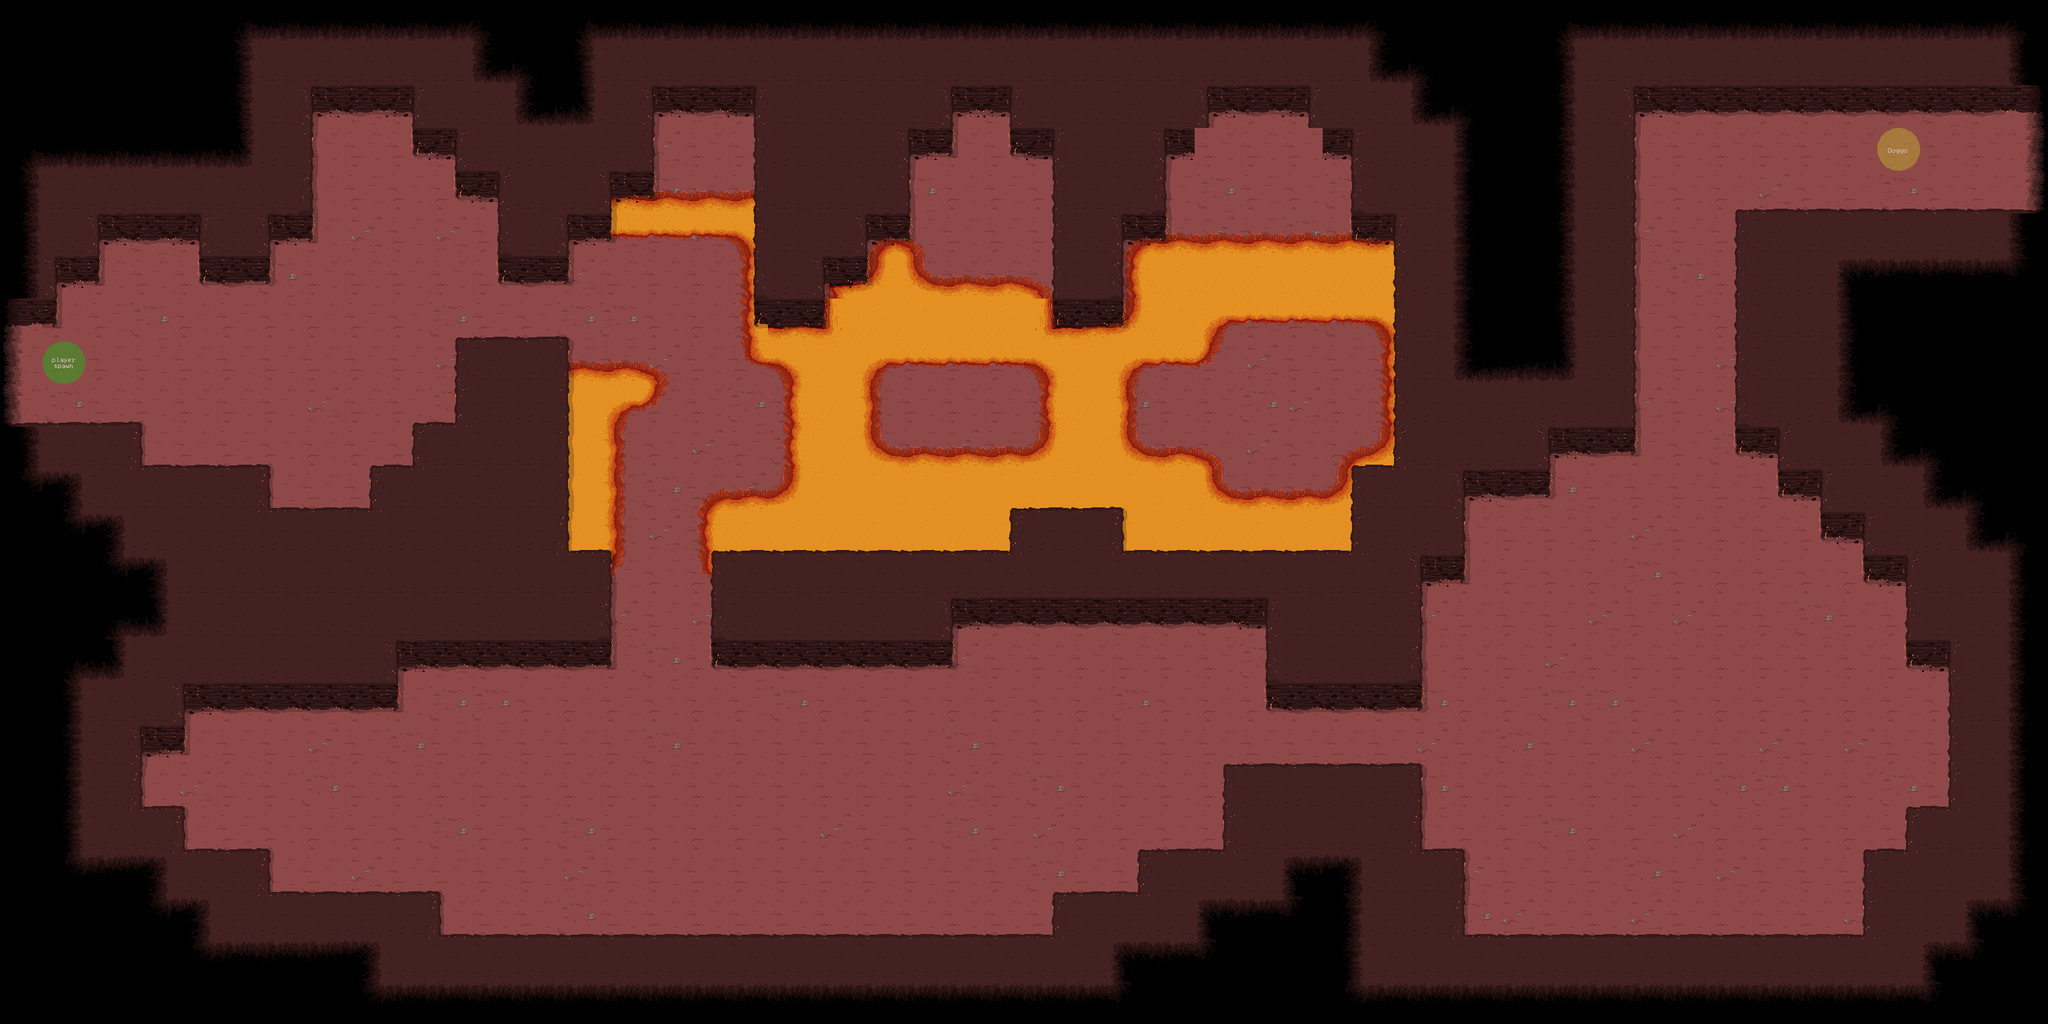

Rendered tile map (Tiled .tmx) drawn with the repository's tilesets; below, a short description and the map source with its tile grids summarised:
An orthogonal 48x24 tile map with 64x64 px tiles, 4 tile layers (0, 1, 2, markers) and 117 objects (16x vase, 9x enemy_3, 5x button, 4x door, 2x enemy_1, ...).

<map version="1.8" tiledversion="1.8.4" orientation="orthogonal" renderorder="right-down" width="48" height="24" tilewidth="64" tileheight="64" infinite="0" nextlayerid="8" nextobjectid="200">
 <editorsettings>
  <export target="level 1-1.json" format="json" />
 </editorsettings>
 <tileset firstgid="1" name="tiles 1" tilewidth="64" tileheight="64" tilecount="90" columns="10">
  <image source="tiles.png" width="640" height="576" />
  <tile id="0">
   <properties>
    <property name="collides" type="bool" value="true" />
   </properties>
   <objectgroup draworder="index" id="2">
    <object id="1" x="43.1818" y="58.4545" width="20.4545" height="5.45455" />
   </objectgroup>
  </tile>
  <tile id="1">
   <properties>
    <property name="collides" type="bool" value="true" />
   </properties>
   <objectgroup draworder="index" id="2">
    <object id="1" x="-0.0909091" y="58.0909" width="64.0909" height="5.90909" />
   </objectgroup>
  </tile>
  <tile id="2">
   <properties>
    <property name="collides" type="bool" value="true" />
   </properties>
   <objectgroup draworder="index" id="2">
    <object id="1" x="-0.0909091" y="57" width="63.9091" height="6.90909" />
   </objectgroup>
  </tile>
  <tile id="3">
   <properties>
    <property name="collides" type="bool" value="true" />
   </properties>
   <objectgroup draworder="index" id="2">
    <object id="1" x="0.272727" y="56.8182" width="20.6364" height="7" />
   </objectgroup>
  </tile>
  <tile id="5">
   <properties>
    <property name="enemy_2" type="bool" value="true" />
   </properties>
  </tile>
  <tile id="6">
   <properties>
    <property name="enemy_3" type="bool" value="true" />
   </properties>
  </tile>
  <tile id="7">
   <properties>
    <property name="dog" type="bool" value="true" />
   </properties>
  </tile>
  <tile id="10">
   <properties>
    <property name="collides" type="bool" value="true" />
   </properties>
   <objectgroup draworder="index" id="2">
    <object id="1" x="-0.181818" y="-0.0909091" width="42.4545" height="41" />
    <object id="2" x="42.2727" y="-0.181818" width="21.9091" height="64" />
   </objectgroup>
  </tile>
  <tile id="11">
   <properties>
    <property name="deadly" type="bool" value="true" />
   </properties>
   <objectgroup draworder="index" id="2">
    <object id="1" x="-0.0796317" y="0" width="63.9443" height="63.8646" />
   </objectgroup>
  </tile>
  <tile id="12">
   <properties>
    <property name="collides" type="bool" value="true" />
   </properties>
   <objectgroup draworder="index" id="2">
    <object id="1" x="-0.181818" y="-0.272727" width="21.2727" height="64.3636" />
    <object id="2" x="21.3636" y="0" width="42.6364" height="40.9091" />
   </objectgroup>
  </tile>
  <tile id="13">
   <properties>
    <property name="collides" type="bool" value="true" />
   </properties>
   <objectgroup draworder="index" id="2">
    <object id="1" x="-0.363636" y="-0.181818" width="20.4545" height="39.1818" />
   </objectgroup>
  </tile>
  <tile id="15">
   <properties>
    <property name="enemy_1" type="bool" value="true" />
   </properties>
  </tile>
  <tile id="16">
   <properties>
    <property name="player_spawn" type="bool" value="true" />
   </properties>
  </tile>
  <tile id="17">
   <properties>
    <property name="vase" type="bool" value="true" />
   </properties>
   <objectgroup draworder="index" id="2">
    <object id="1" x="12.9003" y="-0.0796317" width="36.2324" height="63.785" />
   </objectgroup>
  </tile>
  <tile id="18">
   <properties>
    <property name="dasher" type="bool" value="true" />
   </properties>
  </tile>
  <tile id="19">
   <properties>
    <property name="collides" type="bool" value="true" />
   </properties>
   <objectgroup draworder="index" id="2">
    <object id="1" x="0.159263" y="59.0867" width="63.6257" height="4.61864" />
   </objectgroup>
  </tile>
  <tile id="20">
   <properties>
    <property name="collides" type="bool" value="true" />
   </properties>
   <objectgroup draworder="index" id="2">
    <object id="1" x="42.9091" y="-0.0909091" width="21.0909" height="64.1818" />
   </objectgroup>
  </tile>
  <tile id="21">
   <properties>
    <property name="deadly" type="bool" value="true" />
   </properties>
   <objectgroup draworder="index" id="2">
    <object id="1" x="0.0796317" y="0" width="64.0239" height="63.7054" />
   </objectgroup>
  </tile>
  <tile id="22">
   <properties>
    <property name="collides" type="bool" value="true" />
   </properties>
   <objectgroup draworder="index" id="2">
    <object id="1" x="-0.0909091" y="0" width="21.1818" height="64.0909" />
   </objectgroup>
  </tile>
  <tile id="23">
   <properties>
    <property name="collides" type="bool" value="true" />
   </properties>
   <objectgroup draworder="index" id="2">
    <object id="1" x="43.0011" y="0.0796317" width="20.8635" height="63.785" />
    <object id="2" x="-0.0796317" y="57.0959" width="42.6826" height="6.68906" />
   </objectgroup>
  </tile>
  <tile id="24">
   <properties>
    <property name="collides" type="bool" value="true" />
   </properties>
   <objectgroup draworder="index" id="2">
    <object id="1" x="0.238895" y="0.0796317" width="20.4653" height="63.785" />
    <object id="2" x="21.2617" y="57.0959" width="42.6826" height="6.84833" />
   </objectgroup>
  </tile>
  <tile id="26">
   <properties>
    <property name="deadly" type="bool" value="true" />
   </properties>
   <objectgroup draworder="index" id="2">
    <object id="1" x="0.0796317" y="-0.159263" width="63.785" height="63.9443" />
   </objectgroup>
  </tile>
  <tile id="27">
   <properties>
    <property name="deadly" type="bool" value="true" />
   </properties>
   <objectgroup draworder="index" id="2">
    <object id="1" x="0" y="0.0796317" width="63.9443" height="63.7054" />
   </objectgroup>
  </tile>
  <tile id="28">
   <properties>
    <property name="deadly" type="bool" value="true" />
   </properties>
   <objectgroup draworder="index" id="2">
    <object id="1" x="0.238895" y="0.159263" width="63.3072" height="63.6257" />
   </objectgroup>
  </tile>
  <tile id="29">
   <properties>
    <property name="collides" type="bool" value="true" />
   </properties>
   <objectgroup draworder="index" id="2">
    <object id="1" x="-0.0796317" y="0.0796317" width="64.0239" height="38.9399" />
   </objectgroup>
  </tile>
  <tile id="30">
   <properties>
    <property name="collides" type="bool" value="true" />
   </properties>
   <objectgroup draworder="index" id="2">
    <object id="1" x="43.1818" y="0" width="20.8182" height="64" />
   </objectgroup>
  </tile>
  <tile id="31">
   <properties>
    <property name="deadly" type="bool" value="true" />
   </properties>
   <objectgroup draworder="index" id="2">
    <object id="1" x="-0.0796317" y="0.0796317" width="64.1832" height="63.785" />
   </objectgroup>
  </tile>
  <tile id="32">
   <properties>
    <property name="collides" type="bool" value="true" />
   </properties>
   <objectgroup draworder="index" id="2">
    <object id="1" x="-0.0909091" y="-0.0909091" width="21" height="63.9091" />
   </objectgroup>
  </tile>
  <tile id="33">
   <properties>
    <property name="deadly" type="bool" value="true" />
   </properties>
   <objectgroup draworder="index" id="2">
    <object id="1" x="0.0796317" y="0" width="63.7054" height="64.0239" />
   </objectgroup>
  </tile>
  <tile id="34">
   <properties>
    <property name="deadly" type="bool" value="true" />
   </properties>
   <objectgroup draworder="index" id="2">
    <object id="1" x="-0.0796317" y="-0.159263" width="63.785" height="64.1832" />
   </objectgroup>
  </tile>
  <tile id="35">
   <properties>
    <property name="collides" type="bool" value="true" />
   </properties>
  </tile>
  <tile id="36">
   <properties>
    <property name="deadly" type="bool" value="true" />
   </properties>
   <objectgroup draworder="index" id="2">
    <object id="1" x="0.238895" y="0.0796317" width="63.785" height="63.785" />
   </objectgroup>
  </tile>
  <tile id="37">
   <properties>
    <property name="deadly" type="bool" value="true" />
   </properties>
   <objectgroup draworder="index" id="2">
    <object id="1" x="0.238895" y="-0.0796317" width="64.1035" height="64.2628" />
   </objectgroup>
  </tile>
  <tile id="38">
   <properties>
    <property name="deadly" type="bool" value="true" />
   </properties>
   <objectgroup draworder="index" id="2">
    <object id="1" x="-0.0796317" y="0.0796317" width="63.8646" height="63.3868" />
   </objectgroup>
  </tile>
  <tile id="39">
   <properties>
    <property name="collides" type="bool" value="true" />
   </properties>
   <objectgroup draworder="index" id="2">
    <object id="1" x="-0.0796317" y="-0.0796317" width="9.15765" height="64.0239" />
   </objectgroup>
  </tile>
  <tile id="40">
   <properties>
    <property name="collides" type="bool" value="true" />
   </properties>
   <objectgroup draworder="index" id="2">
    <object id="1" x="43" y="0" width="21" height="39.9091" />
   </objectgroup>
  </tile>
  <tile id="41">
   <properties>
    <property name="collides" type="bool" value="true" />
   </properties>
   <objectgroup draworder="index" id="2">
    <object id="1" x="-0.0909091" y="-0.181818" width="64.1818" height="39.0909" />
   </objectgroup>
  </tile>
  <tile id="42">
   <properties>
    <property name="collides" type="bool" value="true" />
   </properties>
   <objectgroup draworder="index" id="2">
    <object id="1" x="0" y="-0.0909091" width="21" height="38.6364" />
   </objectgroup>
  </tile>
  <tile id="45">
   <properties>
    <property name="collides" type="bool" value="true" />
   </properties>
   <objectgroup draworder="index" id="2">
    <object id="1" x="-0.159263" y="0.159263" width="64.2628" height="37.7454" />
   </objectgroup>
  </tile>
  <tile id="46">
   <properties>
    <property name="deadly" type="bool" value="true" />
   </properties>
   <objectgroup draworder="index" id="2">
    <object id="1" x="0.159263" y="0.0796317" width="63.785" height="63.785" />
   </objectgroup>
  </tile>
  <tile id="47">
   <properties>
    <property name="deadly" type="bool" value="true" />
   </properties>
   <objectgroup draworder="index" id="2">
    <object id="1" x="0.318527" y="0" width="63.5461" height="63.6257" />
   </objectgroup>
  </tile>
  <tile id="48">
   <properties>
    <property name="deadly" type="bool" value="true" />
   </properties>
   <objectgroup draworder="index" id="2">
    <object id="1" x="0.398159" y="-0.0796317" width="63.3868" height="63.5461" />
   </objectgroup>
  </tile>
  <tile id="57">
   <properties>
    <property name="deadly" type="bool" value="true" />
   </properties>
   <objectgroup draworder="index" id="2">
    <object id="1" x="0.0796317" y="0.0796317" width="63.785" height="63.7054" />
   </objectgroup>
  </tile>
  <tile id="58">
   <properties>
    <property name="deadly" type="bool" value="true" />
   </properties>
   <objectgroup draworder="index" id="2">
    <object id="1" x="0" y="0.318527" width="63.6257" height="63.3868" />
   </objectgroup>
  </tile>
  <tile id="60">
   <properties>
    <property name="lava" type="bool" value="true" />
   </properties>
   <objectgroup draworder="index" id="2">
    <object id="5" x="46.0271" y="49.7699" width="17.8375" height="14.0948" />
   </objectgroup>
  </tile>
  <tile id="61">
   <properties>
    <property name="lava" type="bool" value="true" />
   </properties>
   <objectgroup draworder="index" id="2">
    <object id="1" x="0.398159" y="41.8863" width="63.8646" height="22.2172" />
   </objectgroup>
  </tile>
  <tile id="62">
   <properties>
    <property name="lava" type="bool" value="true" />
   </properties>
   <objectgroup draworder="index" id="3">
    <object id="2" x="0.0796317" y="48.6549" width="19.9876" height="15.6078" />
   </objectgroup>
  </tile>
  <tile id="63">
   <properties>
    <property name="lava" type="bool" value="true" />
   </properties>
   <objectgroup draworder="index" id="2">
    <object id="1" x="34.7194" y="43.5585" width="29.0656" height="20.2265" />
   </objectgroup>
  </tile>
  <tile id="64">
   <properties>
    <property name="lava" type="bool" value="true" />
   </properties>
   <objectgroup draworder="index" id="2">
    <object id="1" x="-0.0796317" y="42.5233" width="63.9443" height="21.3413" />
   </objectgroup>
  </tile>
  <tile id="65">
   <properties>
    <property name="lava" type="bool" value="true" />
   </properties>
   <objectgroup draworder="index" id="2">
    <object id="1" x="-0.318527" y="40.0547" width="29.4637" height="24.1284" />
   </objectgroup>
  </tile>
  <tile id="67">
   <properties>
    <property name="deadly" type="bool" value="true" />
   </properties>
   <objectgroup draworder="index" id="2">
    <object id="1" x="0.238895" y="-0.238895" width="63.5461" height="64.1035" />
   </objectgroup>
  </tile>
  <tile id="68">
   <properties>
    <property name="deadly" type="bool" value="true" />
   </properties>
   <objectgroup draworder="index" id="2">
    <object id="1" x="0.0796317" y="-0.0796317" width="63.6257" height="63.9443" />
   </objectgroup>
  </tile>
  <tile id="70">
   <properties>
    <property name="lava" type="bool" value="true" />
   </properties>
   <objectgroup draworder="index" id="2">
    <object id="1" x="38.3028" y="-0.238895" width="25.8007" height="63.9443" />
   </objectgroup>
  </tile>
  <tile id="71">
   <properties>
    <property name="lava" type="bool" value="true" />
   </properties>
   <objectgroup draworder="index" id="2">
    <object id="1" x="-0.0796317" y="0.159263" width="64.0239" height="63.7054" />
   </objectgroup>
  </tile>
  <tile id="72">
   <properties>
    <property name="lava" type="bool" value="true" />
   </properties>
   <objectgroup draworder="index" id="2">
    <object id="1" x="0.0796317" y="0.238895" width="27.9507" height="63.7054" />
   </objectgroup>
  </tile>
  <tile id="73">
   <properties>
    <property name="lava" type="bool" value="true" />
   </properties>
   <objectgroup draworder="index" id="2">
    <object id="1" x="16.0856" y="0" width="47.9383" height="63.785" />
   </objectgroup>
  </tile>
  <tile id="74">
   <properties>
    <property name="lava" type="bool" value="true" />
   </properties>
   <objectgroup draworder="index" id="2">
    <object id="1" x="19.669" y="0.0796317" width="44.2752" height="63.785" />
    <object id="2" x="0.159263" y="43.9567" width="19.2709" height="19.9079" />
   </objectgroup>
  </tile>
  <tile id="75">
   <properties>
    <property name="lava" type="bool" value="true" />
   </properties>
   <objectgroup draworder="index" id="2">
    <object id="1" x="0" y="0" width="44.0363" height="63.8646" />
    <object id="2" x="44.0363" y="43.9567" width="20.1468" height="19.9079" />
   </objectgroup>
  </tile>
  <tile id="76">
   <properties>
    <property name="lava" type="bool" value="true" />
   </properties>
   <objectgroup draworder="index" id="2">
    <object id="1" x="-0.159263" y="0.0796317" width="27.8711" height="63.2276" />
    <object id="4" x="27.8711" y="0" width="35.8343" height="35.2768" />
   </objectgroup>
  </tile>
  <tile id="77">
   <properties>
    <property name="lava" type="bool" value="true" />
   </properties>
   <objectgroup draworder="index" id="2">
    <object id="1" x="-0.0796317" y="0" width="63.785" height="35.7546" />
    <object id="2" x="35.8343" y="35.7546" width="27.8711" height="27.8711" />
   </objectgroup>
  </tile>
  <tile id="80">
   <properties>
    <property name="lava" type="bool" value="true" />
   </properties>
   <objectgroup draworder="index" id="2">
    <object id="6" x="40.6918" y="-0.159263" width="23.1728" height="26.2784" />
   </objectgroup>
  </tile>
  <tile id="81">
   <properties>
    <property name="lava" type="bool" value="true" />
   </properties>
   <objectgroup draworder="index" id="2">
    <object id="1" x="0" y="0" width="63.7054" height="33.0472" />
   </objectgroup>
  </tile>
  <tile id="82">
   <properties>
    <property name="lava" type="bool" value="true" />
   </properties>
   <objectgroup draworder="index" id="2">
    <object id="2" x="-0.0796317" y="0.0796342" width="19.3505" height="20.8635" />
   </objectgroup>
  </tile>
  <tile id="83">
   <properties>
    <property name="lava" type="bool" value="true" />
   </properties>
   <objectgroup draworder="index" id="2">
    <object id="1" x="33.4453" y="-0.318527" width="30.5786" height="54.4681" />
   </objectgroup>
  </tile>
  <tile id="84">
   <properties>
    <property name="lava" type="bool" value="true" />
   </properties>
   <objectgroup draworder="index" id="2">
    <object id="1" x="0.159263" y="-0.0796317" width="63.5461" height="53.6718" />
   </objectgroup>
  </tile>
  <tile id="85">
   <properties>
    <property name="lava" type="bool" value="true" />
   </properties>
   <objectgroup draworder="index" id="2">
    <object id="1" x="0.238895" y="0.0796317" width="28.3489" height="54.7866" />
   </objectgroup>
  </tile>
  <tile id="86">
   <properties>
    <property name="lava" type="bool" value="true" />
   </properties>
   <objectgroup draworder="index" id="2">
    <object id="1" x="0" y="0" width="28.5081" height="64.3424" />
    <object id="2" x="28.9063" y="42.1252" width="34.5602" height="21.2617" />
   </objectgroup>
  </tile>
  <tile id="87">
   <properties>
    <property name="lava" type="bool" value="true" />
   </properties>
   <objectgroup draworder="index" id="2">
    <object id="1" x="35.1972" y="-0.318527" width="28.4285" height="64.1035" />
    <object id="3" x="-0.159263" y="41.8066" width="35.1972" height="21.8191" />
   </objectgroup>
  </tile>
 </tileset>
 <layer id="1" name="0" width="48" height="24">
  <data>[1152 cells, 1152 non-empty, 4 distinct tile ids]</data>
 </layer>
 <layer id="2" name="1" width="48" height="24">
  <data>[1152 cells, 860 non-empty, 48 distinct tile ids]</data>
 </layer>
 <layer id="3" name="2" width="48" height="24">
  <data>[1152 cells, 73 non-empty, 14 distinct tile ids]</data>
 </layer>
 <layer id="4" name="markers" width="48" height="24" opacity="0.61">
  <data>[1152 cells, 3 non-empty, 3 distinct tile ids]</data>
 </layer>
 <objectgroup id="7" name="lights">
  <object id="127" gid="57" x="1096.67" y="848" width="312" height="378.667" />
  <object id="128" gid="57" x="1644.67" y="547.333" width="508" height="264" />
  <object id="131" gid="57" x="1134" y="576.667" width="628" height="186.667" />
  <object id="152" gid="57" x="1370" y="846" width="502" height="498" />
  <object id="153" gid="57" x="1228" y="872.667" width="362" height="240.667" />
  <object id="154" gid="57" x="1643" y="849.667" width="440" height="151.667" />
  <object id="155" gid="57" x="846.667" y="395.5" width="353.333" height="151.667" />
  <object id="156" gid="57" x="812.833" y="494.333" width="378" height="167.667" rotation="90" />
  <object id="157" gid="57" x="1033.67" y="857" width="240.667" height="176.667" />
 </objectgroup>
 <objectgroup id="6" name="enemies">
  <object id="117" name="enemy_1" gid="16" x="2304" y="905.33" width="64" height="64">
   <properties>
    <property name="room" type="int" value="2" />
   </properties>
  </object>
  <object id="119" name="enemy_1" gid="16" x="2308" y="1346" width="64" height="64">
   <properties>
    <property name="room" type="int" value="2" />
   </properties>
  </object>
  <object id="170" name="enemy_3" gid="7" x="528.485" y="303.636" width="64" height="64">
   <properties>
    <property name="circuit" type="int" value="0" />
   </properties>
  </object>
  <object id="172" name="enemy_3" gid="7" x="1022.67" y="257.333" width="64" height="64">
   <properties>
    <property name="room" type="int" value="0" />
   </properties>
  </object>
  </objectgroup>
 <objectgroup id="5" name="interact">
  <!-- 26 objects omitted --></objectgroup>
</map>
<!-- 33 of 117 objects omitted -->
